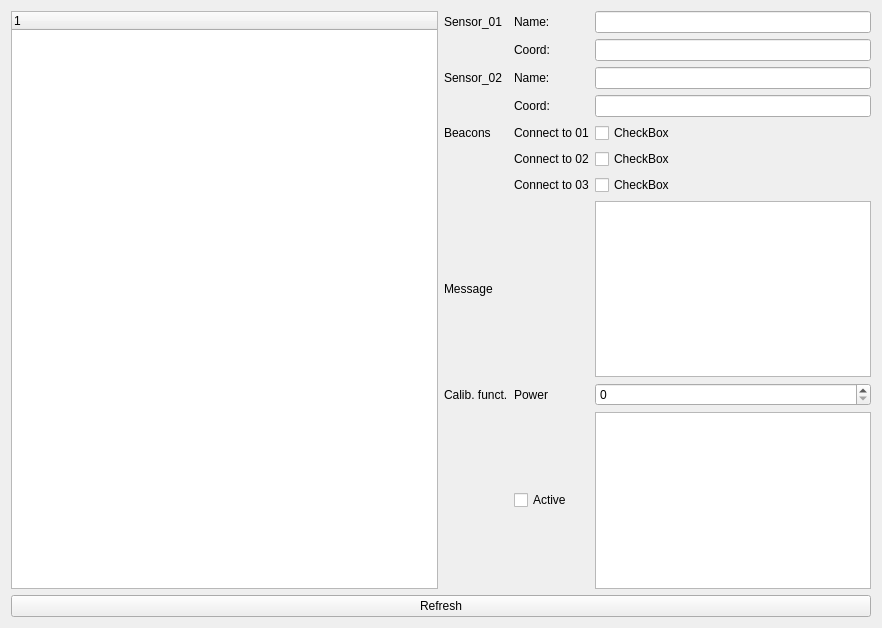
<?xml version="1.0" encoding="UTF-8"?>
<ui version="4.0">
 <class>wdCubeReadValues</class>
 <widget class="QWidget" name="wdCubeReadValues">
  <property name="geometry">
   <rect>
    <x>0</x>
    <y>0</y>
    <width>882</width>
    <height>628</height>
   </rect>
  </property>
  <property name="sizePolicy">
   <sizepolicy hsizetype="Expanding" vsizetype="Expanding">
    <horstretch>100</horstretch>
    <verstretch>100</verstretch>
   </sizepolicy>
  </property>
  <property name="maximumSize">
   <size>
    <width>16777215</width>
    <height>16777215</height>
   </size>
  </property>
  <property name="windowTitle">
   <string>wdParameterView</string>
  </property>
  <layout class="QVBoxLayout" name="verticalLayout">
   <item>
    <layout class="QHBoxLayout" name="horizontalLayout">
     <property name="sizeConstraint">
      <enum>QLayout::SetDefaultConstraint</enum>
     </property>
     <item>
      <widget class="QTreeWidget" name="tvwObjects">
       <column>
        <property name="text">
         <string notr="true">1</string>
        </property>
       </column>
      </widget>
     </item>
     <item>
      <layout class="QGridLayout" name="gridLayout">
       <item row="2" column="0">
        <widget class="QLabel" name="label_4">
         <property name="text">
          <string>Sensor_02</string>
         </property>
        </widget>
       </item>
       <item row="9" column="1">
        <widget class="QCheckBox" name="chkActive">
         <property name="text">
          <string>Active</string>
         </property>
        </widget>
       </item>
       <item row="5" column="2">
        <widget class="QCheckBox" name="chkBeacon_02">
         <property name="text">
          <string>CheckBox</string>
         </property>
        </widget>
       </item>
       <item row="6" column="2">
        <widget class="QCheckBox" name="chkBeacon_03">
         <property name="text">
          <string>CheckBox</string>
         </property>
        </widget>
       </item>
       <item row="3" column="1">
        <widget class="QLabel" name="label_11">
         <property name="text">
          <string>Coord:</string>
         </property>
        </widget>
       </item>
       <item row="5" column="1">
        <widget class="QLabel" name="label_2">
         <property name="text">
          <string>Connect to 02</string>
         </property>
        </widget>
       </item>
       <item row="1" column="1">
        <widget class="QLabel" name="label_9">
         <property name="text">
          <string>Coord:</string>
         </property>
        </widget>
       </item>
       <item row="8" column="2">
        <widget class="QSpinBox" name="spbPow"/>
       </item>
       <item row="8" column="0">
        <widget class="QLabel" name="Cal">
         <property name="text">
          <string>Calib. funct.</string>
         </property>
        </widget>
       </item>
       <item row="0" column="2">
        <widget class="QLineEdit" name="ledSensor_01_name"/>
       </item>
       <item row="4" column="2">
        <widget class="QCheckBox" name="chkBeacon_01">
         <property name="text">
          <string>CheckBox</string>
         </property>
        </widget>
       </item>
       <item row="8" column="1">
        <widget class="QLabel" name="label_6">
         <property name="text">
          <string>Power</string>
         </property>
        </widget>
       </item>
       <item row="4" column="0">
        <widget class="QLabel" name="Beacons">
         <property name="text">
          <string>Beacons</string>
         </property>
        </widget>
       </item>
       <item row="3" column="2">
        <widget class="QLineEdit" name="ledSensor_02_coord"/>
       </item>
       <item row="0" column="0">
        <widget class="QLabel" name="label_5">
         <property name="text">
          <string>Sensor_01</string>
         </property>
        </widget>
       </item>
       <item row="7" column="2">
        <widget class="QTextEdit" name="txtMessage"/>
       </item>
       <item row="6" column="1">
        <widget class="QLabel" name="label_7">
         <property name="text">
          <string>Connect to 03</string>
         </property>
        </widget>
       </item>
       <item row="2" column="1">
        <widget class="QLabel" name="label_10">
         <property name="text">
          <string>Name:</string>
         </property>
        </widget>
       </item>
       <item row="9" column="2">
        <widget class="QTextEdit" name="txtConstants"/>
       </item>
       <item row="1" column="2">
        <widget class="QLineEdit" name="ledSensor_01_coord"/>
       </item>
       <item row="4" column="1">
        <widget class="QLabel" name="label_3">
         <property name="text">
          <string>Connect to 01</string>
         </property>
        </widget>
       </item>
       <item row="7" column="0">
        <widget class="QLabel" name="label">
         <property name="text">
          <string>Message</string>
         </property>
        </widget>
       </item>
       <item row="2" column="2">
        <widget class="QLineEdit" name="ledSensor_02_name"/>
       </item>
       <item row="0" column="1">
        <widget class="QLabel" name="label_8">
         <property name="text">
          <string>Name:</string>
         </property>
        </widget>
       </item>
      </layout>
     </item>
    </layout>
   </item>
   <item>
    <layout class="QHBoxLayout" name="horizontalLayout_3">
     <property name="sizeConstraint">
      <enum>QLayout::SetDefaultConstraint</enum>
     </property>
     <item>
      <widget class="QPushButton" name="btnRefresh">
       <property name="text">
        <string>Refresh</string>
       </property>
      </widget>
     </item>
    </layout>
   </item>
  </layout>
 </widget>
 <resources/>
 <connections/>
</ui>
